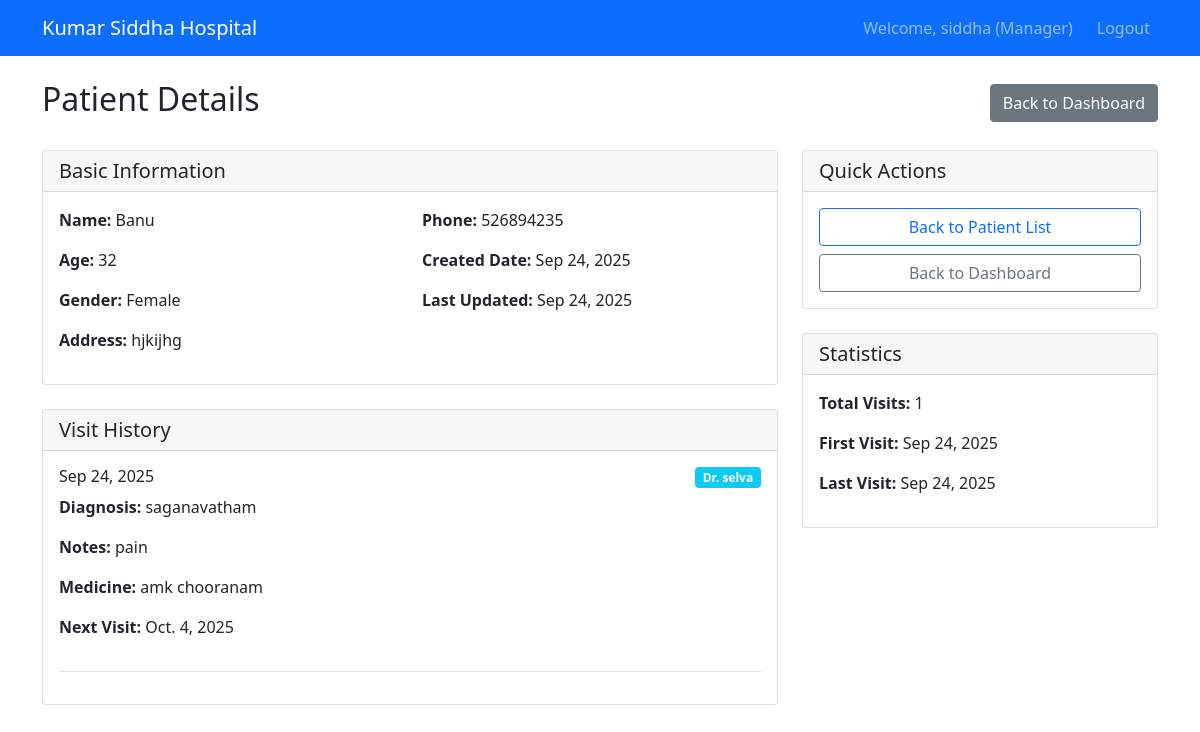
The page /patient/manager/patient/1/ (signed in) on the database its author committed.
### patient_management/models.py (models this page shows, shortened)
class Patient(models.Model):
    GENDER_CHOICES = [
        ('M', 'Male'),
        ('F', 'Female'),
        ('O', 'Other'),
    ]
    name = models.CharField(max_length=100)
    age = models.IntegerField()
    gender = models.CharField(max_length=1, choices=GENDER_CHOICES)
    phone = models.CharField(max_length=15, blank=True, null=True)
    address = models.TextField(blank=True, null=True)
    created_by = models.ForeignKey(User, on_delete=models.CASCADE, related_name='patients_created')
    created_at = models.DateTimeField(auto_now_add=True)
    updated_at = models.DateTimeField(auto_now=True)

class PatientVisit(models.Model):
    patient = models.ForeignKey(Patient, on_delete=models.CASCADE, related_name='visits')
    doctor = models.ForeignKey(User, on_delete=models.CASCADE, related_name='patient_visits')
    visit_date = models.DateTimeField(default=timezone.now)
    diagnosis = models.TextField()
    notes = models.TextField(blank=True, null=True)
    medicine_prescribed = models.TextField()
    next_visit_date = models.DateField(blank=True, null=True)
    created_at = models.DateTimeField(auto_now_add=True)

### patient_management/views.py (the view)
# urls.py: path('manager/patient/<int:patient_id>/', views.patient_detail, name='patient_detail'),
@login_required
@user_passes_test(is_manager)
def patient_detail(request, patient_id):
    patient = get_object_or_404(Patient, id=patient_id, created_by=request.user)
    visits = patient.visits.all().order_by('-visit_date')
    context = {
        'patient': patient,
        'visits': visits,
    }
    return render(request, 'patient_management/patient_detail.html', context)

### patient_management/views.py (called while the page is built)
def is_manager(user):
    try:
        return user.userprofile.user_type == 'manager'
    except UserProfile.DoesNotExist:
        return False

### templates/patient_management/patient_detail.html (shortened to what this page needs)
<!DOCTYPE html>
<html lang="en">
<head>
    <link href="https://cdn.jsdelivr.net/npm/bootstrap@5.1.3/dist/css/bootstrap.min.css" rel="stylesheet">
</head>
<body>
    <nav class="navbar navbar-expand-lg navbar-dark bg-primary">
        <div class="container">
            <a class="navbar-brand" href="/patient/manager/dashboard/">Kumar Siddha Hospital</a>
            <div class="navbar-nav ms-auto">
                <span class="navbar-text me-3">Welcome, {{ request.user.get_full_name|default:request.user.username }} (Manager)</span>
                <a class="nav-link" href="/patient/logout/">Logout</a>
            </div>
        </div>
    </nav>
    <div class="container mt-4">
        <div class="d-flex justify-content-between align-items-center mb-4">
            <h2>Patient Details</h2>
            <a href="/patient/manager/dashboard/" class="btn btn-secondary">Back to Dashboard</a>
        </div>
        <div class="row">
            <div class="col-md-8">
                <div class="card">
                    <div class="card-header">
                        <h5 class="card-title mb-0">Basic Information</h5>
                    </div>
                    <div class="card-body">
                        <div class="row">
                            <div class="col-md-6">
                                <p><strong>Name:</strong> {{ patient.name }}</p>
                                <p><strong>Age:</strong> {{ patient.age }}</p>
                                <p><strong>Gender:</strong> {{ patient.get_gender_display }}</p>
                            </div>
                            <div class="col-md-6">
                                <p><strong>Phone:</strong> {{ patient.phone|default:"Not provided" }}</p>
                                <p><strong>Created Date:</strong> {{ patient.created_at|date:"M d, Y" }}</p>
                                <p><strong>Last Updated:</strong> {{ patient.updated_at|date:"M d, Y" }}</p>
                            </div>
                        </div>
                        {% if patient.address %}
                        <div class="row">
                            <div class="col-md-12">
                                <p><strong>Address:</strong> {{ patient.address }}</p>
                            </div>
                        </div>
                        {% endif %}
                    </div>
                </div>
                <div class="card mt-4">
                    <div class="card-header">
                        <h5 class="card-title mb-0">Visit History</h5>
                    </div>
                    <div class="card-body">
                        {% if visits %}
                            {% for visit in visits %}
                            <div class="border-bottom pb-3 mb-3">
                                <div class="d-flex justify-content-between align-items-start">
                                    <h6>{{ visit.visit_date|date:"M d, Y" }}</h6>
                                    <span class="badge bg-info">Dr. {{ visit.doctor.get_full_name|default:visit.doctor.username }}</span>
                                </div>
                                <p><strong>Diagnosis:</strong> {{ visit.diagnosis }}</p>
                                {% if visit.notes %}
                                <p><strong>Notes:</strong> {{ visit.notes }}</p>
                                {% endif %}
                                <p><strong>Medicine:</strong> {{ visit.medicine_prescribed }}</p>
                                {% if visit.next_visit_date %}
                                <p><strong>Next Visit:</strong> {{ visit.next_visit_date }}</p>
                                {% endif %}
                            </div>
                            {% endfor %}
                        {% else %}
                        <p class="text-center">No visits recorded for this patient.</p>
                        {% endif %}
                    </div>
                </div>
            </div>
            <div class="col-md-4">
                <div class="card">
                    <div class="card-header">
                        <h5 class="card-title mb-0">Quick Actions</h5>
                    </div>
                    <div class="card-body">
                        <div class="d-grid gap-2">
                            <a href="/patient/manager/patient/list/" class="btn btn-outline-primary">Back to Patient List</a>
                            <a href="/patient/manager/dashboard/" class="btn btn-outline-secondary">Back to Dashboard</a>
                        </div>
                    </div>
                </div>
                <div class="card mt-4">
                    <div class="card-header">
                        <h5 class="card-title mb-0">Statistics</h5>
                    </div>
                    <div class="card-body">
                        <p><strong>Total Visits:</strong> {{ visits.count }}</p>
                        <p><strong>First Visit:</strong> {% if visits %}{{ visits.last.visit_date|date:"M d, Y" }}{% else %}No visits{% endif %}</p>
                        <p><strong>Last Visit:</strong> {% if visits %}{{ visits.first.visit_date|date:"M d, Y" }}{% else %}No visits{% endif %}</p>
                    </div>
                </div>
            </div>
        </div>
    </div>
</body>
</html>

### rows shown on the page
Patient: name "Banu", age "32", gender "Female", phone "526894235", created_at "Sep 24, 2025", updated_at "Sep 24, 2025", address "hjkijhg"
PatientVisit: visit_date "Sep 24, 2025", doctor.get_full_name "selva", diagnosis "saganavatham", notes "pain", medicine_prescribed "amk chooranam", next_visit_date "Oct. 4, 2025", last.visit_date "Sep 24, 2025", first.visit_date "Sep 24, 2025"

### other values the page prints
{{ request.user.get_full_name|default:request.user.username }} "siddha"
{{ visits.count }} "1"
